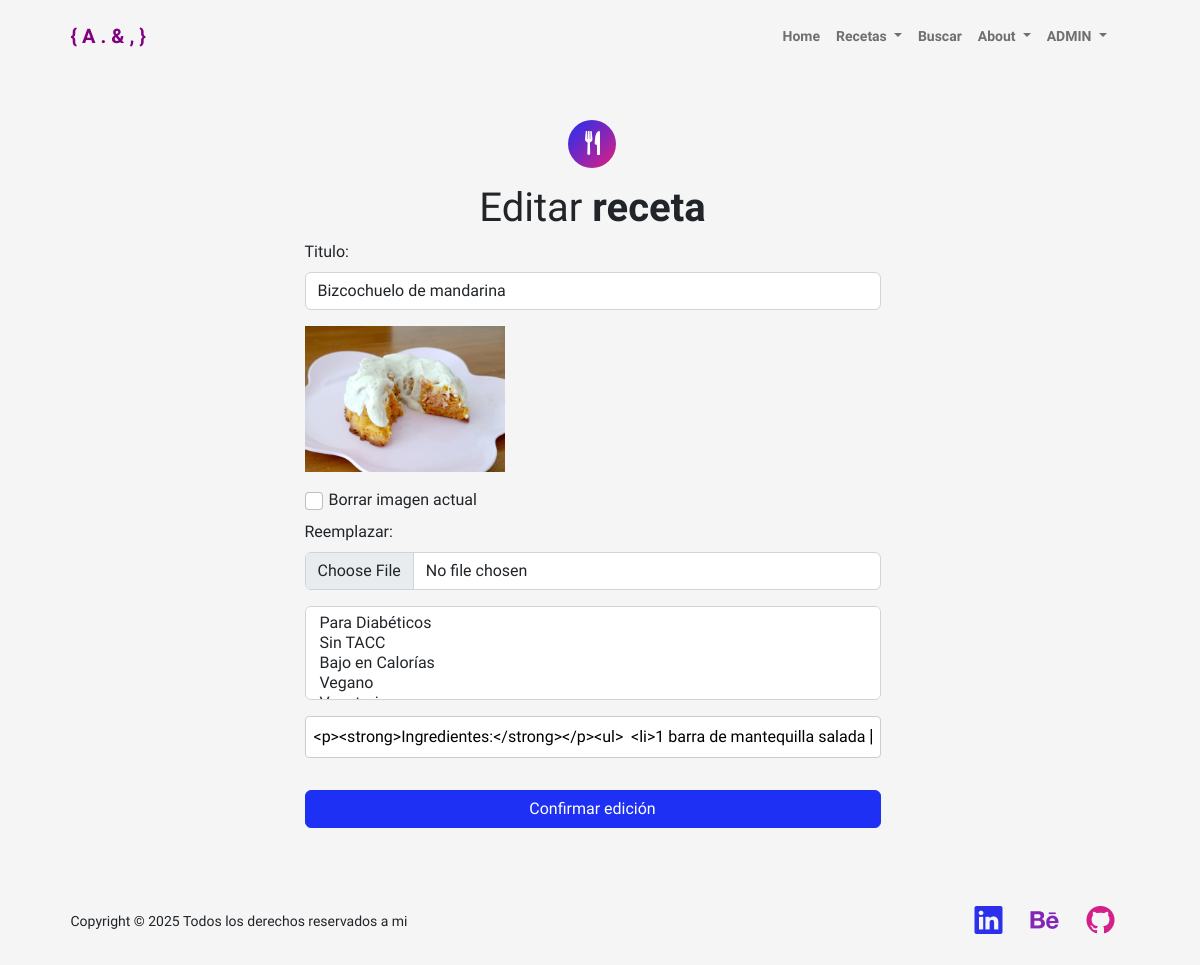
The page /receta/editar/18/ (signed in) on the database as committed earlier.
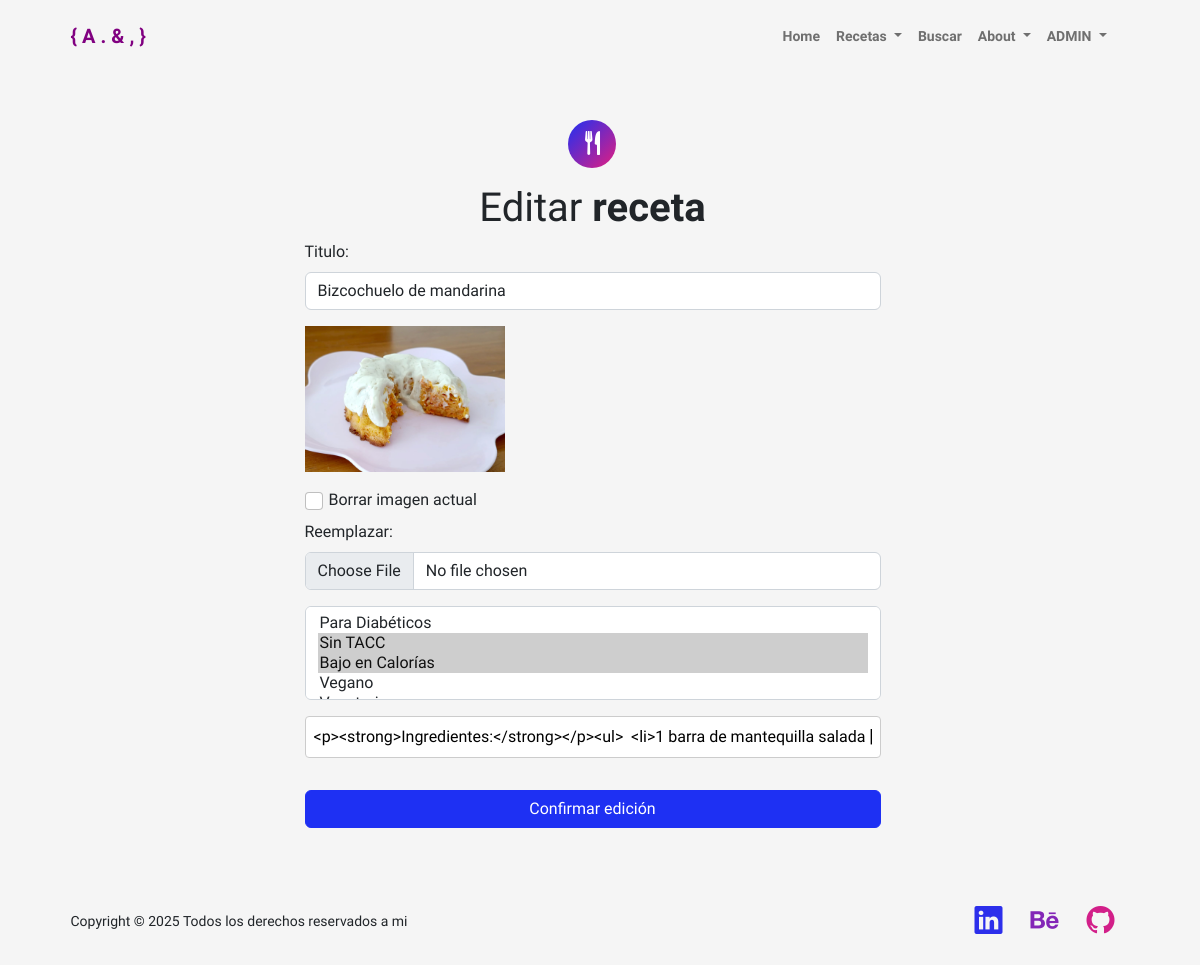
The same page on the database as committed later.
### portfolio/models.py (models this page shows, shortened)
class Receta(models.Model):
    titulo = models.CharField(max_length=100)
    foto = models.ImageField(upload_to='recetas/', null=True, blank=True)
    categorias = models.JSONField(default=list, blank=True, null=True)
    receta = RichTextField(blank=False)
    fecha = models.DateField(default=timezone.now)  # <-- FECHA
    autor = models.ForeignKey(User, on_delete=models.CASCADE)  # <-- AUTOR

### portfolio/views.py (the view)
# urls.py: path('receta/editar/<int:pk>/', views.editar_receta, name='editar_receta'), # EDITAR RECETA INDIVIDUAL
@login_required
def editar_receta(request, pk):
    receta = get_object_or_404(Receta, pk=pk)
    if request.user != receta.autor and not request.user.is_superuser:
        messages.error(request, 'No tienes permiso para editar esta receta.')
        return redirect('recetas')
    if request.method == 'POST':
        if 'foto-clear' in request.POST and receta.foto:
            receta.foto.delete()
            receta.foto = None
            receta.save()
        form = RecetaForm(request.POST, request.FILES, instance=receta)
        if form.is_valid():
            form.save()
            messages.success(request, '¡La receta se editó exitosamente!')
            return redirect('tabla_edicion_recetas')
        else:
            messages.error(request, 'Hubo un error al guardar la receta. Revisa los campos.')
            print(form.errors) # Para depuración
    else:
        form = RecetaForm(instance=receta)
    context = {
        'form': form,
        'receta': receta,
        'contenido_receta': receta.receta if receta.receta else ''
    }
    return render(request, 'portfolio/editar_receta.html', context)

### portfolio/forms.py (shortened to what this page needs)
class RecetaForm(forms.ModelForm):
    receta = forms.CharField(widget=CKEditorWidget())
    categorias = forms.MultipleChoiceField(
        choices=CATEGORIA_CHOICES,
        widget=forms.SelectMultiple(attrs={'class': 'form-select'}),
        required=False)
    class Meta:
        model = Receta
        exclude = ['fecha', 'autor'] # PARA EXCLUIR LA EDICION DE FECHA AL MOMOENTO DE POSTEAR
        fields = ['titulo', 'foto', 'categorias', 'receta']
        widgets = {
            'titulo': forms.TextInput(attrs={'class': 'form-control', 'placeholder': 'Título'}),
            'foto': forms.ClearableFileInput(attrs={'class': 'form-control'}),
            'receta': CKEditorWidget(),
            'fecha': forms.DateInput(attrs={'type': 'date', 'class': 'form-control'}),
        }

### portfolio/templates/portfolio/editar_receta.html (shortened to what this page needs)
{%  extends 'portfolio/padre.html' %}
{% load static %}
{% block contenido %}
<section class="bsb-blog-5 py-3 py-md-5 py-xl-8">
    <div class="container px-3">
        <div class="row justify-content-md-center">
        <div class="col-12 col-md-10 col-lg-8 col-xl-7 col-xxl-6">
            <div class="text-center text-center">
                <div class="feature bg-primary bg-gradient-primary-to-secondary text-white rounded-5 mb-3"><i class="bi bi-fork-knife"></i></div>
                <h2 class="display-6 text-center">Editar <span style="font-weight: 900;">receta</span></h2>
            </div>
        </div>
        </div>
        <div class="row gx-6 justify-content-center">
        <div class="col-12 col-sm-10 col-md-8" style="max-width: 600px;">
            <form method="post" enctype="multipart/form-data">
                <div class="mb-3">
                    <label class="form-label">Titulo:</label>
                    {{ form.titulo }}
                </div>
                <div class="mb-3">
                    {% if receta.foto %}
                        <div class="mb-3">
                            <img src="{{ receta.foto.url }}" alt="Imagen actual" style="max-width: 200px;">
                        </div>
                        <div class="form-check mb-2">
                            <input type="checkbox" name="foto-clear" id="foto-clear"
                                class="form-check-input">
                            <label for="foto-clear" class="form-check-label">
                                Borrar imagen actual
                            </label>
                        </div>
                    {% endif %}
                    <div class="mb-2">
                        <label class="form-label">Reemplazar:</label>
                        <input type="file" name="foto" id="id_foto" class="form-control"
                            accept="image/*">
                    </div>
                </div>
                <div class="mb-3">
                    {{ form.categorias }}
                </div>
                <div class="mb-3">
                    <div class="mb-3">
                        {{ form.receta }}
                    </div>
                </div>
                <div class="d-grid gap-2">
                    <button type="submit" class="btn btn-primary">Confirmar edición</button>
                </div>
            </form>
        </div>
    </div>
    </div>
</section>
{% endblock %}

Rows that differ between the two databases and show on the page:
changed Receta "Bizcochuelo de mandarina": categorias "Para Diabéticos / Sin TACC / Bajo en Calorías / Vegano" → "Para Diabéticos / Sin TACC ☑ / Bajo en Calorías ☑ / Vegano"
